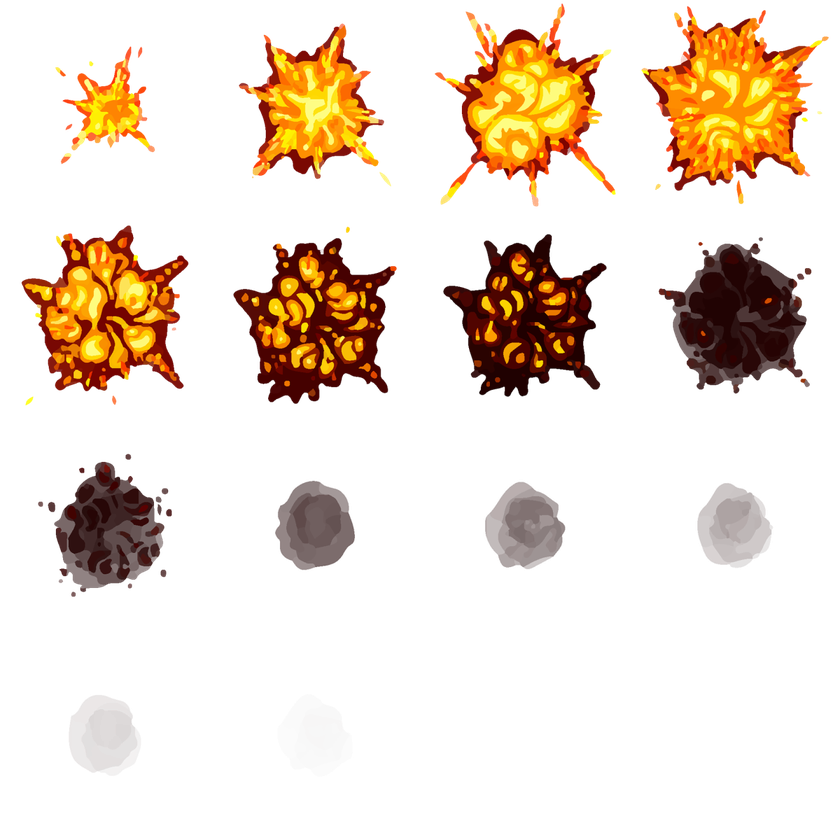
#> input picture 1.png, 840 x 840 px, shrunk from 1200 x 1200 before the run
$ python test.py
#> lines starting #> are read from the running program, lines starting #| are printed output that depends on the picture
from PIL import Image

#img = Image.open(r"C:\Users\pavel\Downloads\\image.png")


img = Image.open("1.png")
#> img is the input picture: PIL image 840x840 RGBA; mean R, G, B, A 37.3, 22.4, 9, 49.8
W = img.size[0] // 4
#> W = 210
H = img.size[1] // 4
#> H = 210

x_start = 0
y_start = 0
k = 1

for i in range(4):
    for j in range(4):
        img_crop = img.crop((x_start,y_start,x_start+W,y_start +H))
        img_crop.save(f'./images1/{k}.png')
        k += 1
        x_start += W

    x_start = 0
    y_start += H
#> this loop made 4 passes
#> pass 1, `img_crop.save(f'./images1/{k}.png')`:
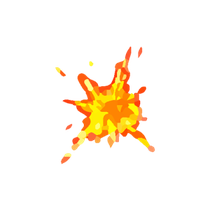
#> saved as 1.png: PIL image 210x210 RGBA; mean R, G, B, A 29.4, 17.2, 2.8, 23.3; transparent parts drawn white
#> pass 1, `img_crop.save(f'./images1/{k}.png')`:
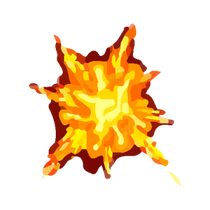
#> saved as 2.png: PIL image 210x210 RGBA; mean R, G, B, A 67.7, 40.9, 6.7, 69.6; transparent parts drawn white
#> pass 1, `img_crop.save(f'./images1/{k}.png')`:
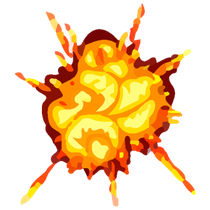
#> saved as 3.png: PIL image 210x210 RGBA; mean R, G, B, A 94.7, 57.5, 10.8, 93.9; transparent parts drawn white
#> pass 1, `img_crop.save(f'./images1/{k}.png')`:
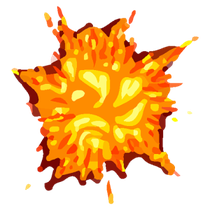
#> saved as 4.png: PIL image 210x210 RGBA; mean R, G, B, A 109.4, 60.9, 6.3, 108.9; transparent parts drawn white
#> after the loop: img_crop: PIL image 210x210 RGBA; every value is 0
#> after the loop, k = 17; y_start = 840

$ run again, with bullet.png copied over 1.png
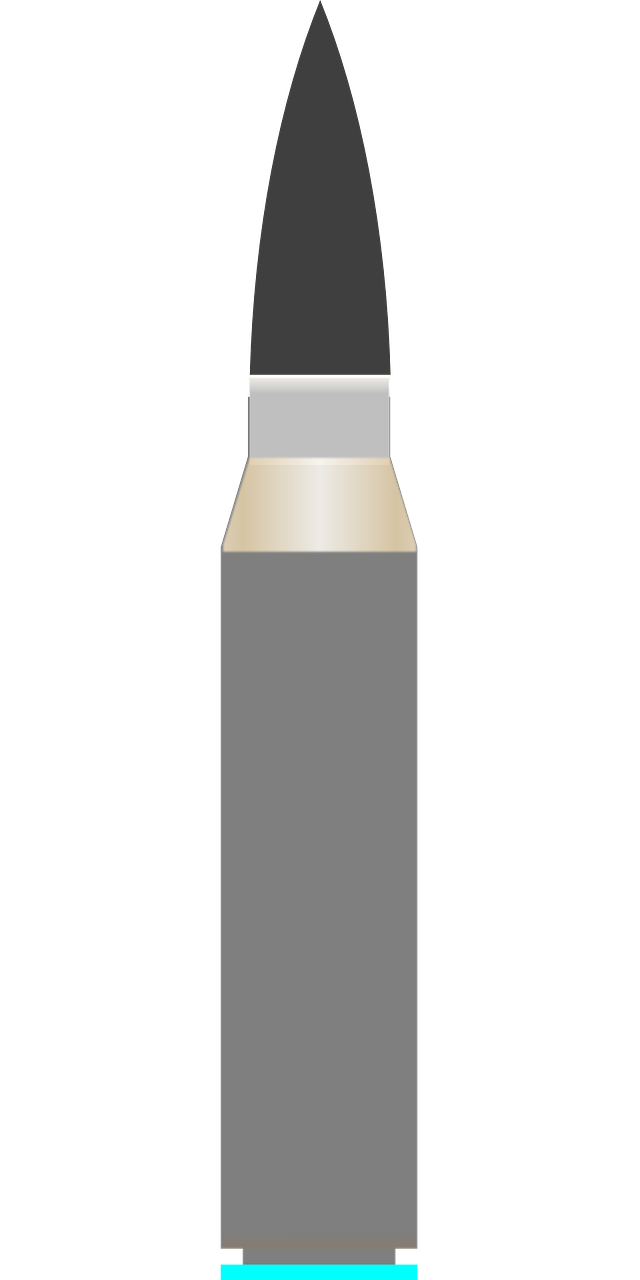
#> input picture bullet.png, 640 x 1280 px
#> img is the input picture: PIL image 640x1280 RGBA; mean R, G, B, A 32.2, 32.9, 32.5, 63.8
#> the loop `for i in range(4):` made 4 passes
#> pass 1, `img_crop.save(f'./images1/{k}.png')`:
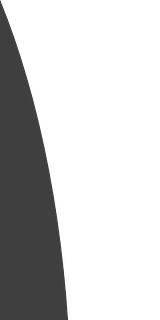
#> saved as 3.png: PIL image 160x320 RGBA; mean R, G, B, A 17.6, 17.6, 17.6, 68.2; transparent parts drawn white
#> pass 2, `img_crop.save(f'./images1/{k}.png')`:
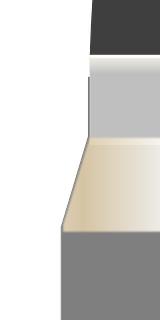
#> saved as 6.png: PIL image 160x320 RGBA; mean R, G, B, A 86, 84.4, 81.3, 132; transparent parts drawn white
#> after the loop `for i in range(4):`: k = 17; y_start = 1280

$ run again, with rocket.png copied over 1.png
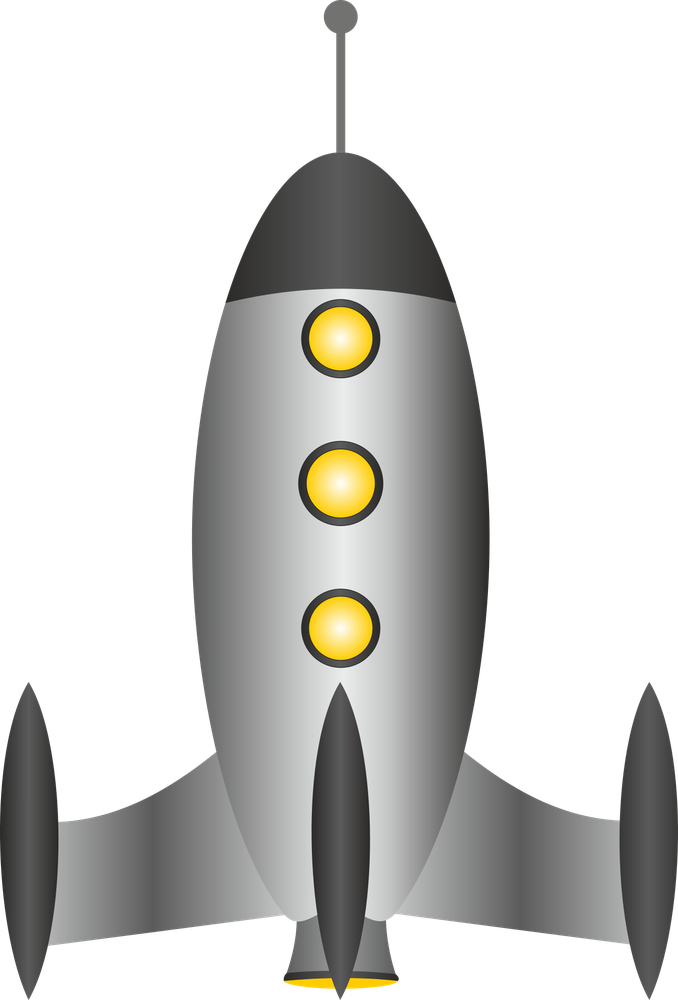
#> input picture rocket.png, 678 x 1000 px, shrunk from 1302 x 1920 before the run
#> img is the input picture: PIL image 678x1000 RGBA; mean R, G, B, A 53.8, 53.4, 51, 101.2
#> the loop `for i in range(4):` made 4 passes
#> pass 1, `img_crop.save(f'./images1/{k}.png')`:
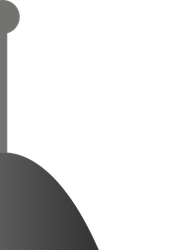
#> saved as 3.png: PIL image 169x250 RGBA; mean R, G, B, A 16.9, 16.8, 16.7, 48.7; transparent parts drawn white
#> after the loop `for i in range(4):`:
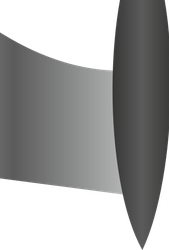
#> img_crop: PIL image 169x250 RGBA; mean R, G, B, A 66.6, 66.6, 66.5, 157.7; transparent parts drawn white
#> after the loop `for i in range(4):`: k = 17; y_start = 1000
